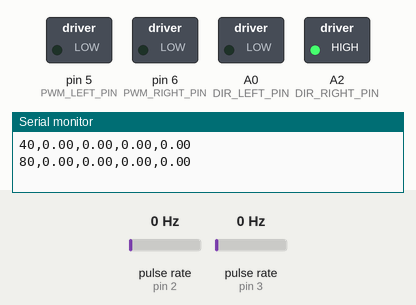
The sketch below on a simulated Arduino Uno, built with avr-gcc and run on an emulated ATmega328P. On the bench: switched loads named in the sketch (green lamp = pin HIGH), the last lines printed to the serial monitor. Wiring (inferred from the names in the program): 2 × pulse sensor: data pin 2 / data pin 3. The inputs (shaded band) are chosen by the test bench; at power-on: pulse rate (sensors on pin 2, pin 3) 0 Hz.

Above: at 0.1 s.
At 2.1 s:
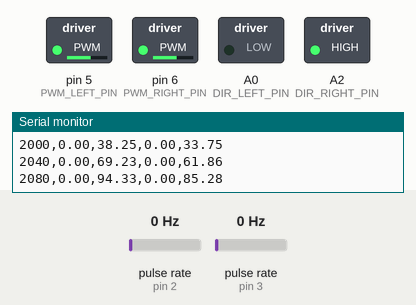
Timing chart, 0 to 7.5 s (numbered marks = the images above):
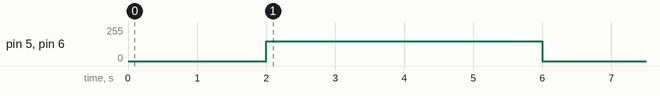

The sketch:

step_response_validation.ino
```cpp
// Project CRIA 08 - Real-Time State-Space Hardware-In-The-Loop Validation
// Runs physical motors alongside identified discrete state-space models
// using exact parameters derived from MATLAB identification.

// -----------------------------------------------------------------------------
// Hardware Pin Assignments
// -----------------------------------------------------------------------------
const int PWM_LEFT_PIN  = 5;   // Left Motor PWM (PWM1)
const int DIR_LEFT_PIN  = A0;  // Left Motor Direction (DIR1)
const int PWM_RIGHT_PIN = 6;   // Right Motor PWM (PWM2)
const int DIR_RIGHT_PIN = A2;  // Right Motor Direction (DIR2)

const int ENC_LEFT_PIN  = 2;   // Left Encoder Interrupt (D2)
const int ENC_RIGHT_PIN = 3;   // Right Encoder Interrupt (D3)

// -----------------------------------------------------------------------------
// Encoder Interrupt Variables
// M/T method:
//  - sum_dt stores the accumulated time between encoder transitions.
//  - count_dt stores the number of measured periods.
//  - last_time stores the timestamp of the last valid transition.
// -----------------------------------------------------------------------------
volatile unsigned long sum_dt_left    = 0;
volatile unsigned int  count_dt_left  = 0;
volatile unsigned long last_time_left = 0;

volatile unsigned long sum_dt_right    = 0;
volatile unsigned int  count_dt_right  = 0;
volatile unsigned long last_time_right = 0;

// -----------------------------------------------------------------------------
// Last Valid RPM Values
// Used for Zero-Order Hold when no encoder transitions are detected.
// -----------------------------------------------------------------------------
float last_rpm_left = 0.0f;
float last_rpm_right = 0.0f;

// -----------------------------------------------------------------------------
// Experiment Parameters
// -----------------------------------------------------------------------------
const unsigned long SAMPLE_TIME_MS = 40;   // Sampling period (25 Hz, Ts = 0.04 s)
const int PWM_STEP_VALUE = 150;           // Different PWM value from the identification test, used to validate the identified model.

unsigned long start_time = 0;
unsigned long last_sample_time = 0;

bool test_active = true;

// -----------------------------------------------------------------------------
// Identified Discrete State-Space Matrices (Ts = 20 ms)
// x[k+1] = A·x[k] + B·u[k]
// The values for each matrix are the average result of 5 test rounded to the nearest thousandth.
// -----------------------------------------------------------------------------
const float A_L = 0.810f;
const float B_L = 0.255f;

const float A_R = 0.833f;
const float B_R = 0.225f;

// Internal model states (predicted motor speed)
float x_sim_L = 0.0f;
float x_sim_R = 0.0f;

// -----------------------------------------------------------------------------
// Left Encoder Interrupt Service Routine
// Triggered on every encoder edge (CHANGE).
// Measures the time between two consecutive valid transitions.
// Transitions separated by less than 1 ms are ignored because they are most
// likely caused by electrical noise or signal bouncing.
// -----------------------------------------------------------------------------
void ISR_count_left() {

  unsigned long now = micros();
  unsigned long dt = now - last_time_left;

  if (dt >= 1000) {

    sum_dt_left += dt;
    count_dt_left++;
    last_time_left = now;

  }
}

// -----------------------------------------------------------------------------
// Right Encoder Interrupt Service Routine
// Same logic as the left encoder.
// -----------------------------------------------------------------------------
void ISR_count_right() {

  unsigned long now = micros();
  unsigned long dt = now - last_time_right;

  if (dt >= 1000) {

    sum_dt_right += dt;
    count_dt_right++;
    last_time_right = now;

  }
}

void setup() {

  Serial.begin(115200);

  // Configure Motor Control Pins
  pinMode(PWM_LEFT_PIN, OUTPUT);
  pinMode(DIR_LEFT_PIN, OUTPUT);
  pinMode(PWM_RIGHT_PIN, OUTPUT);
  pinMode(DIR_RIGHT_PIN, OUTPUT);

  // Set Motor Direction for forward motion
  digitalWrite(DIR_LEFT_PIN, LOW);
  digitalWrite(DIR_RIGHT_PIN, HIGH);

  // Configure Encoder Pins
  pinMode(ENC_LEFT_PIN, INPUT_PULLUP);
  pinMode(ENC_RIGHT_PIN, INPUT_PULLUP);

  // Interrupt on both rising and falling edges to double the number of
  // measured transitions and improve RPM resolution.
  attachInterrupt(digitalPinToInterrupt(ENC_LEFT_PIN), ISR_count_left, CHANGE);
  attachInterrupt(digitalPinToInterrupt(ENC_RIGHT_PIN), ISR_count_right, CHANGE);

  // CSV Column Headers used in python
  Serial.println("time_ms,rpm_L_real,rpm_L_sim,rpm_R_real,rpm_R_sim");

  start_time = millis();
  last_sample_time = start_time;
}

void loop() {

  unsigned long current_time = millis();

  if (test_active && (current_time - last_sample_time >= SAMPLE_TIME_MS)) {

    last_sample_time = current_time;
    unsigned long elapsed_ms = current_time - start_time;

    // -------------------------------------------------------------------------
    // Copy interrupt variables atomically.
    // The accumulators are reset so that each sampling instant processes only
    // the encoder information acquired during the current 20 ms window.
    // -------------------------------------------------------------------------
    noInterrupts();

    unsigned long sum_L   = sum_dt_left;
    unsigned int  count_L = count_dt_left;
    sum_dt_left   = 0;
    count_dt_left = 0;
    unsigned long time_since_L = micros() - last_time_left;

    unsigned long sum_R   = sum_dt_right;
    unsigned int  count_R = count_dt_right;
    sum_dt_right   = 0;
    count_dt_right = 0;
    unsigned long time_since_R = micros() - last_time_right;

    interrupts();

    // -------------------------------------------------------------------------
    // 1. Measure Physical Speeds (RPM)
    // -------------------------------------------------------------------------

    // -------------------------------------------------------------------------
    // LEFT MOTOR
    //
    // Average encoder period:
    //
    //      avg_dt = Σ(dt)/N
    //
    // Instantaneous speed:
    //
    //      RPM = 1 500 000 / avg_dt
    //
    // where:
    //   60×10^6 converts microseconds into minutes.
    //   40 encoder transitions correspond to one wheel revolution.
    //   Using CHANGE interrupts doubles the number of detected transitions,
    //   giving a constant of 1 500 000.
    // -------------------------------------------------------------------------
    float rpm_L_avg = 0.0f;

    if (count_L > 0) {

      float avg_dt_L = (float)sum_L / (float)count_L;

      rpm_L_avg = 1500000.0f / avg_dt_L;

    }
    else if (time_since_L > 200000) {

      // No transitions for 200 ms -> motor assumed stopped
      rpm_L_avg = 0.0f;

    }
    else {

      // Zero-Order Hold
      rpm_L_avg = last_rpm_left;

    }

    float rpm_L_real = rpm_L_avg;
    last_rpm_left = rpm_L_real;

    // -------------------------------------------------------------------------
    // RIGHT MOTOR
    // Same processing chain as the left motor.
    // -------------------------------------------------------------------------
    float rpm_R_avg = 0.0f;

    if (count_R > 0) {

      float avg_dt_R = (float)sum_R / (float)count_R;

      rpm_R_avg = 1500000.0f / avg_dt_R;

    }
    else if (time_since_R > 200000) {

      // No transitions for 200 ms -> motor assumed stopped
      rpm_R_avg = 0.0f;

    }
    else {

      // Zero-Order Hold
      rpm_R_avg = last_rpm_right;

    }

    float rpm_R_real = rpm_R_avg;
    last_rpm_right = rpm_R_real;

  // -------------------------------------------------------------------------
  // Generate the identification step input.
  //
  // 0 - 2 s  : Motor stopped
  // 2 - 6 s  : Constant PWM step
  // After 6 s: Motor stopped and experiment finished
  // -------------------------------------------------------------------------
    int current_pwm = 0;

    if (elapsed_ms >= 2000 && elapsed_ms < 6000) {

      current_pwm = PWM_STEP_VALUE;

    }
    else if (elapsed_ms >= 6000) {

      current_pwm = 0;

      // Stop the experiment after the complete step response has been recorded
      test_active = false;

    }

    // Apply PWM to the physical motors
    analogWrite(PWM_LEFT_PIN, current_pwm);
    analogWrite(PWM_RIGHT_PIN, current_pwm);

    // -------------------------------------------------------------------------
    // Discrete State-Space Model
    // x[k+1] = A·x[k] + B·u[k]
    // -------------------------------------------------------------------------
    x_sim_L = A_L * x_sim_L + B_L * (float)current_pwm;
    x_sim_R = A_R * x_sim_R + B_R * (float)current_pwm;

    // -------------------------------------------------------------------------
    // Stream experimental and simulated data to the PC
    // -------------------------------------------------------------------------
    Serial.print(elapsed_ms);
    Serial.print(",");
    Serial.print(rpm_L_real);
    Serial.print(",");
    Serial.print(x_sim_L);
    Serial.print(",");
    Serial.print(rpm_R_real);
    Serial.print(",");
    Serial.println(x_sim_R);

  }

  // -------------------------------------------------------------------------
  // After the experiment finishes, keep both motors disabled.
  // -------------------------------------------------------------------------
  if (!test_active) {

    analogWrite(PWM_LEFT_PIN, 0);
    analogWrite(PWM_RIGHT_PIN, 0);

  }
}
```

Measured:
- by itself, pin 5 (PWM_LEFT_PIN), pin 6 (PWM_RIGHT_PIN): 0/255 → 150/255 at 2.0 s, → 0/255 4.0 s later
